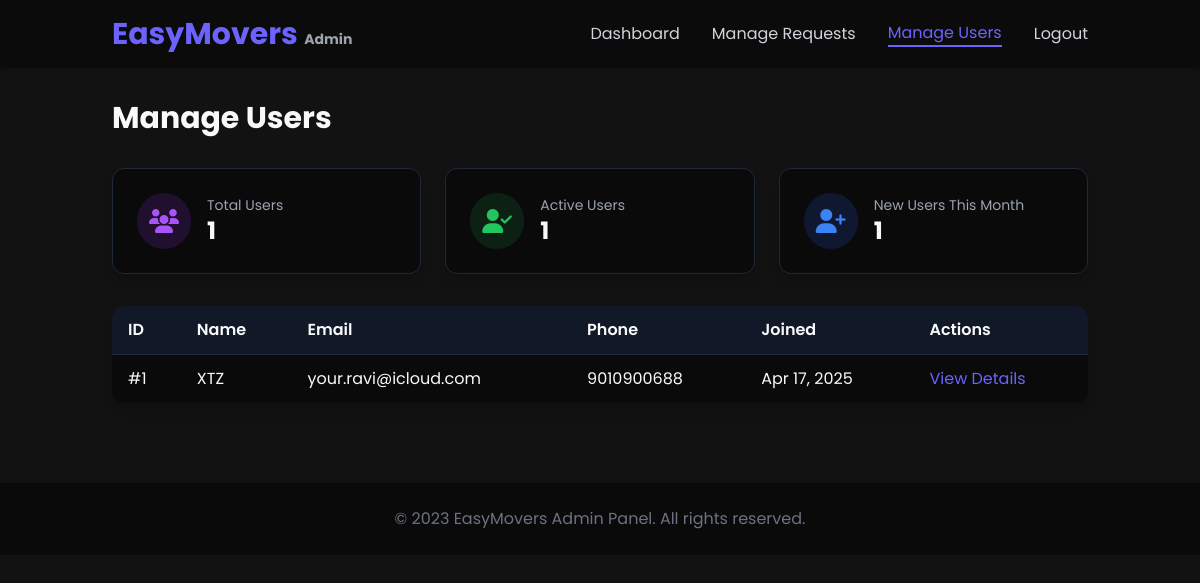
The page /manage_users.php (signed in) on the database its author committed.
### tables this page shows
CREATE TABLE `users` (
  `id` int(11) NOT NULL,
  `name` varchar(100) NOT NULL,
  `email` varchar(100) NOT NULL,
  `password` varchar(255) NOT NULL,
  `phone` varchar(20) DEFAULT NULL,
  `address` text DEFAULT NULL,
  `created_at` timestamp NOT NULL DEFAULT current_timestamp()
);

### manage_users.php (the view, shortened to what this page needs)
<?php
require_once 'db_connect.php';
$sql = "SELECT * FROM users ORDER BY created_at DESC";
$users = [];
if ($stmt = $pdo->prepare($sql)) {
    if ($stmt->execute()) {
        $users = $stmt->fetchAll(PDO::FETCH_ASSOC);
    }
}
$stats = [
    'total_users' => count($users),
    'active_users' => 0,
    'new_users_this_month' => 0
];
$sql = "SELECT COUNT(DISTINCT user_id) as active_users FROM moving_requests";
if ($stmt = $pdo->prepare($sql)) {
    if ($stmt->execute()) {
        $row = $stmt->fetch();
        $stats['active_users'] = $row['active_users'];
    }
}
$sql = "SELECT COUNT(*) as new_users FROM users WHERE created_at >= DATE_FORMAT(NOW() ,'%Y-%m-01')";
if ($stmt = $pdo->prepare($sql)) {
    if ($stmt->execute()) {
        $row = $stmt->fetch();
        $stats['new_users_this_month'] = $row['new_users'];
    }
}
?>
<!DOCTYPE html>
<html lang="en">
<head>
    <script src="https://cdn.tailwindcss.com"></script>
    <link rel="stylesheet" href="https://cdnjs.cloudflare.com/ajax/libs/font-awesome/6.4.0/css/all.min.css">
</head>
<body class="bg-dark min-h-screen">
    <nav class="bg-darker bg-opacity-90 py-4 shadow-md">
        <div class="container mx-auto px-6">
            <div class="flex items-center justify-between">
                <a href="index.php" class="text-3xl font-bold text-primary">EasyMovers <span class="text-sm text-gray-400">Admin</span></a>
                <div class="hidden md:flex space-x-8 items-center">
                    <a href="dashboard.php" class="text-gray-300 hover:text-primary transition-colors">Dashboard</a>
                    <a href="manage_requests.php" class="text-gray-300 hover:text-primary transition-colors">Manage Requests</a>
                    <a href="manage_users.php" class="text-primary border-b-2 border-primary transition-colors">Manage Users</a>
                    <a href="admin_logout.php" class="text-gray-300 hover:text-primary transition-colors">Logout</a>
                </div>
            </div>
        </div>
    </nav>
    <div class="container mx-auto px-6 py-8">
        <h1 class="text-3xl font-bold mb-8">Manage Users</h1>
        <div class="grid grid-cols-1 md:grid-cols-3 gap-6 mb-8">
            <div class="bg-darker p-6 rounded-xl shadow-lg border border-gray-800">
                <div class="flex items-center">
                    <div class="p-3 rounded-full bg-purple-900 bg-opacity-30 text-purple-500">
                        <i class="fas fa-users text-2xl"></i>
                    </div>
                    <div class="ml-4">
                        <p class="text-gray-400 text-sm">Total Users</p>
                        <h3 class="text-2xl font-bold"><?php echo $stats['total_users']; ?></h3>
                    </div>
                </div>
            </div>
            <div class="bg-darker p-6 rounded-xl shadow-lg border border-gray-800">
                <div class="flex items-center">
                    <div class="p-3 rounded-full bg-green-900 bg-opacity-30 text-green-500">
                        <i class="fas fa-user-check text-2xl"></i>
                    </div>
                    <div class="ml-4">
                        <p class="text-gray-400 text-sm">Active Users</p>
                        <h3 class="text-2xl font-bold"><?php echo $stats['active_users']; ?></h3>
                    </div>
                </div>
            </div>
            <div class="bg-darker p-6 rounded-xl shadow-lg border border-gray-800">
                <div class="flex items-center">
                    <div class="p-3 rounded-full bg-blue-900 bg-opacity-30 text-blue-500">
                        <i class="fas fa-user-plus text-2xl"></i>
                    </div>
                    <div class="ml-4">
                        <p class="text-gray-400 text-sm">New Users This Month</p>
                        <h3 class="text-2xl font-bold"><?php echo $stats['new_users_this_month']; ?></h3>
                    </div>
                </div>
            </div>
        </div>
        <div class="bg-darker rounded-xl shadow-lg overflow-hidden">
            <table class="min-w-full">
                <thead>
                    <tr class="bg-gray-900 text-left">
                        <th class="py-3 px-4 font-semibold">ID</th>
                        <th class="py-3 px-4 font-semibold">Name</th>
                        <th class="py-3 px-4 font-semibold">Email</th>
                        <th class="py-3 px-4 font-semibold">Phone</th>
                        <th class="py-3 px-4 font-semibold">Joined</th>
                        <th class="py-3 px-4 font-semibold">Actions</th>
                    </tr>
                </thead>
                <tbody>
                    <?php if (empty($users)): ?>
                        <tr>
                            <td colspan="6" class="py-4 px-4 text-center text-gray-400">No users found.</td>
                        </tr>
                    <?php else: ?>
                        <?php foreach ($users as $user): ?>
                            <tr class="border-t border-gray-800">
                                <td class="py-3 px-4">#<?php echo $user['id']; ?></td>
                                <td class="py-3 px-4"><?php echo htmlspecialchars($user['name']); ?></td>
                                <td class="py-3 px-4"><?php echo htmlspecialchars($user['email']); ?></td>
                                <td class="py-3 px-4"><?php echo htmlspecialchars($user['phone'] ?? 'Not provided'); ?></td>
                                <td class="py-3 px-4"><?php echo date('M d, Y', strtotime($user['created_at'])); ?></td>
                                <td class="py-3 px-4">
                                    <a href="view_user.php?id=<?php echo $user['id']; ?>" class="text-primary hover:underline">View Details</a>
                                </td>
                            </tr>
                        <?php endforeach; ?>
                    <?php endif; ?>
                </tbody>
            </table>
        </div>
    </div>
    <footer class="bg-darker py-6 mt-12">
        <div class="container mx-auto px-6">
            <p class="text-center text-gray-500">&copy; 2023 EasyMovers Admin Panel. All rights reserved.</p>
        </div>
    </footer>
</body>
</html>

### manage_users.php (style rules this page uses)
body { font-family: 'Poppins', sans-serif; background-color: #121212; color: #f8f9fa; }

### rows shown on the page
users: id "1", name "XTZ", email "your.ravi@icloud.com", phone "9010900688", created_at "Apr 17, 2025"

### other values the page prints
$stats['total_users'] "1"
$stats['active_users'] "1"
$stats['new_users_this_month'] "1"
